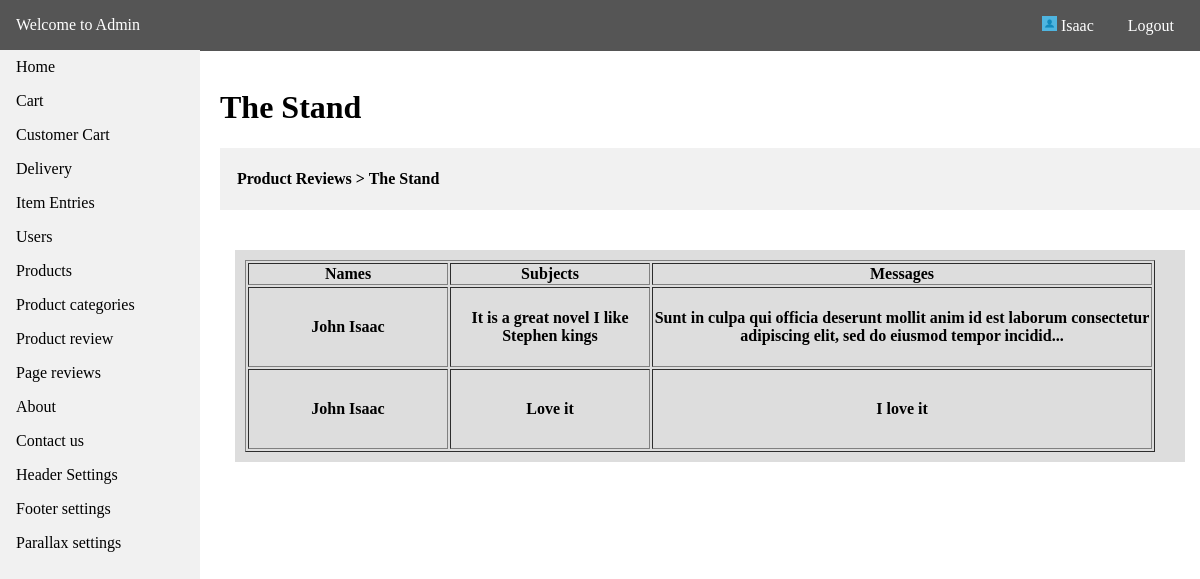
Screenshot of /admin/prev_details.php?id=159 (signed in) with the database file from the repository.
### tables this page shows
CREATE TABLE `tbl_menus` (
  `id` int(11) NOT NULL,
  `menu_name` varchar(255) NOT NULL,
  `menu_link` varchar(255) NOT NULL,
  `date_created` datetime NOT NULL DEFAULT CURRENT_TIMESTAMP
);

CREATE TABLE `tbl_stack` (
  `id` int(11) NOT NULL,
  `ref_id` int(11) NOT NULL,
  `title` varchar(50) DEFAULT NULL,
  `category` varchar(255) NOT NULL,
  `price` int(20) NOT NULL,
  `quantity` int(20) NOT NULL,
  `title_desc` varchar(50) DEFAULT NULL,
  `image` varchar(255) NOT NULL,
  `some_text` varchar(50) DEFAULT NULL,
  `description` text,
  `date_created` datetime NOT NULL DEFAULT CURRENT_TIMESTAMP
);

CREATE TABLE `tbl_prod_review` (
  `id` int(11) NOT NULL,
  `ref_id` int(11) NOT NULL,
  `rev_name` varchar(255) NOT NULL,
  `rev_star` int(11) NOT NULL,
  `rev_image` varchar(255) NOT NULL,
  `rev_title` varchar(255) NOT NULL,
  `message` text NOT NULL,
  `date_posted` datetime NOT NULL DEFAULT CURRENT_TIMESTAMP
);

### api/dbh.php (called while the page is built, shortened)
<?php
class dbh {
    public function __construct() {
        $this->servername = HOST;
        $this->username = USER;
        $this->password = PASS;
        $this->dbname = DBNAME;
        $this->conn = mysqli_connect($this->servername,$this->username,$this->password,$this->dbname);
    }
}
?>

### config.php (called while the page is built, shortened)
<?php
include API.'dbh.php';
include API.'viewUser.php';
$viewUser = new ViewUser;
?>

### api/viewUser.php (called while the page is built, shortened)
<?php
class ViewUser extends User {
    public function get_query($query) {
        $res = mysqli_query($this->conn,$query);
        return $res;
    }
    public function select_where($table_name, $where_condition)
      {
           $condition = '';
           $array = array();
           foreach($where_condition as $key => $value)
           {
                $condition .= $key . " = '".$value."' AND ";
           }
           $condition = substr($condition, 0, -5);
           $query = "SELECT * FROM ".$table_name." WHERE " . $condition;
           $result = mysqli_query($this->conn, $query);
           while($row = mysqli_fetch_array($result))
           {
                $array[] = $row;
           }
           return $array;
      }
}
?>

### admin/prev_details.php (the view, shortened to what this page needs)
<?php
include '../config.php';
    $table = "tbl_stack";
    $get_id = $_GET['id'];
    $id = array(
        'id' => $get_id
    );
    $res = $viewUser->select_where($table, $id);
    foreach ($res as $data) {
        $ptitle = $data['title'];
    }
?>
<!DOCTYPE html>
<html>
<head>
    <link rel="stylesheet" type="text/css" media="screen" href="admin_css/main.css" />
</head>
<body>
<?php
include 'require/nav.php';
?>
<div class="container">
    <br>
<h1><?php echo ucfirst($ptitle); ?></h1>
<div style="background-color:#f1f1f1;padding:1px;"><h4>&nbsp &nbsp <a style="color:#000;text-decoration:none;" href="<?php echo ADMIN_URL.'product_review.php';?>">Product Reviews</a> > <?php echo ucfirst($ptitle); ?></h4></div>
    <div class="content">
        <div class="row">
            <div style="padding: 20px;">
                <div style="padding:10px;width:100%;background-color:#ddd;">
<?php
$qry = "SELECT * FROM tbl_prod_review WHERE ref_id = '$get_id'";
$res = $viewUser->get_query($qry);
$num = $res->num_rows;
if ($num > 0) {
?>
                    <table border=1>
                        <tr>
                            <th style="width:200px;">Names</th>
                            <th style="width:200px;">Subjects</th>
                            <th style="width:500px;">Messages</th>
                        </tr>
                <?php
                while ($row = $res->fetch_assoc()) {
                $stitle = $row['rev_title'];
                $name = $row['rev_name'];
                $sdesc = $row['message'];
                if (strlen($sdesc) > 75) {
                    $sdesc = substr($sdesc, 0, 120).'... <br>';
                  }
                ?>
                        <tr>
                            <th style="height:80px;"><?php echo $name; ?></th>
                            <th><?php echo $stitle; ?></th>
                            <th><?php echo $sdesc; ?></th>
                        </tr>
                <?php  } ?>
                    </table>
<?php } else { echo 'No content in this product'; }?>
                </div>
            </div>
    </div>
    </div>
</div>
</body>
</html>

### admin/require/nav.php (shortened to what this page needs)
<div class="header">
    <p><a style="color:#fff;text-decoration:none;" href="<?php echo ADMIN_URL.'home.php';?>">Welcome to Admin</a></p>
    <div class="head-content">
        <p style="cursor:pointer;"><img src="<?php echo BASE_URL; ?>image/sample-image.jpg" style="height:15px;width:15px;" alt=""> <?php echo $_SESSION["admin"]; ?></p>
        <p><a style="color:#fff;text-decoration:none;" href="<?php echo ADMIN_URL.'logout.php';?>">Logout</a></p>
    </div>
</div>
<nav class="navi">
    <ul>
        <li><a href="<?php echo ADMIN_URL.'home.php';?>">Home</a></li>
    <?php
        $tbl = "SELECT * FROM tbl_menus";
        $res = $viewUser->get_query($tbl);
        while($row = $res->fetch_assoc()) {
            $menu = $row['menu_name'];
            $link = $row['menu_link'];
    ?>
        <li><a href="<?php echo ADMIN_URL.$link.'.php'; ?>"><?php echo ucfirst($menu); ?></a></li>
    <?php
        }
    ?>
    </ul>
</nav>

### admin/admin_css/main.css (style rules this page uses)
html { scroll-behavior: smooth; }
* { box-sizing: border-box; }
body { margin: 0; font-family: Cambria, Cochin, Georgia, Times, 'Times New Roman', serif; }
ul { list-style-type: none; margin: 0; padding: 0; width: 200px; top: 50px; background-color: #f1f1f1; position: fixed; height: 100%; overflow: auto; }
li a { display: block; color: #000; padding: 8px 16px; text-decoration: none; }
.header { background-color: #555; color:white; display: inline-block; width: 100%; position:fixed; top:0; padding: 16px; }
.header p { display: inline; }
.container { margin-top: 50px; margin-left: 220px; }
.content { margin-top: 20px; }
.head-content { position: relative; float:right; }
.head-content p { margin-left: 10px; padding: 10px; }
.row { margin: 0 -5px; }
.row:after { content: ""; display: table; clear: both; }

### rows the page displays
tbl_menus: menu_name "Cart"
tbl_menus: menu_name "Customer Cart"
tbl_menus: menu_name "Delivery"
tbl_menus: menu_name "Item Entries"
tbl_menus: menu_name "Users"
tbl_menus: menu_name "Products"
tbl_menus: menu_name "Product categories"
tbl_menus: menu_name "Product review"
tbl_menus: menu_name "Page reviews"
tbl_menus: menu_name "About"
tbl_menus: menu_name "Contact us"
tbl_menus: menu_name "Header Settings"
tbl_menus: menu_name "Footer settings"
tbl_menus: menu_name "Parallax settings"
tbl_stack: title "The Stand"
tbl_prod_review: rev_name "John Isaac", rev_title "It is a great novel I like Stephen kings", message "Sunt in culpa qui officia deserunt mollit anim id est laborum consectetur adipiscing elit, sed do eiusmod tempor incidid"
tbl_prod_review: rev_name "John Isaac", rev_title "Love it", message "I love it"

### other values shown
$_SESSION["admin"] "Isaac"
